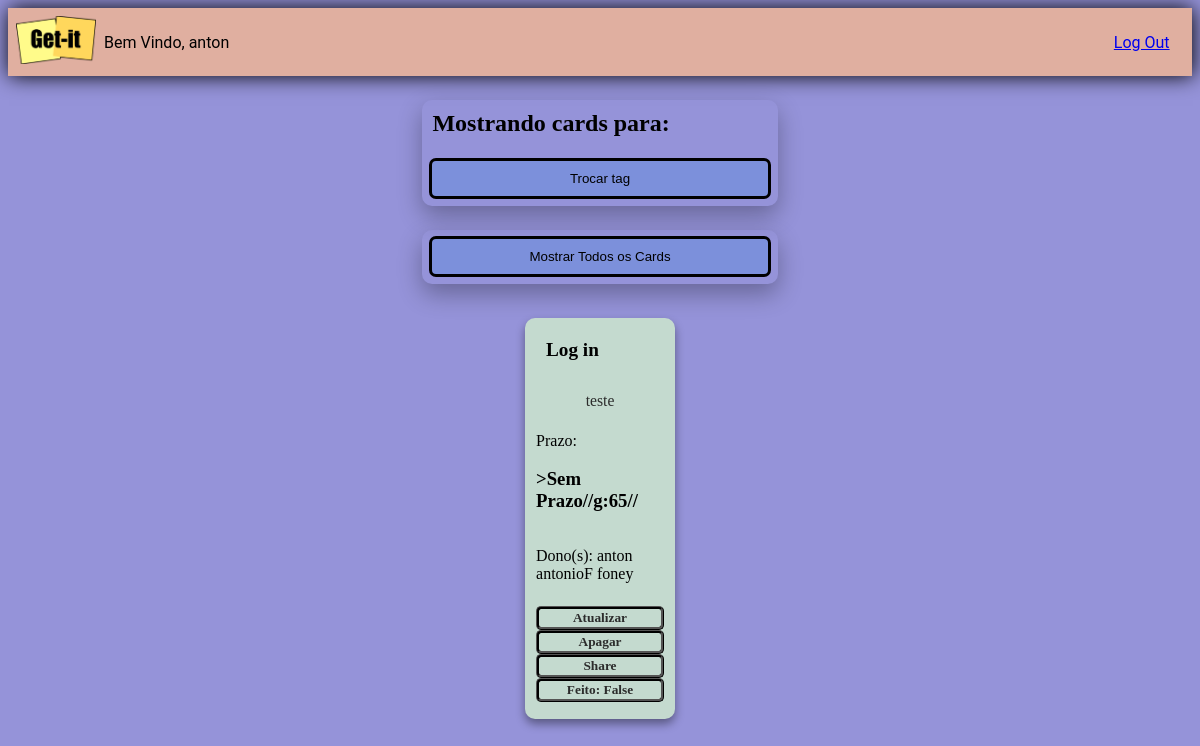
The app's page /final/ (signed in) with its own data.
### notes/models.py (models this page shows, shortened)
class Note(models.Model):
    id = models.AutoField(primary_key=True)
    title = models.CharField(max_length=200, default='')
    content = models.TextField(default='')
    tag = models.CharField(max_length=50, default='')
    prazo = models.CharField(max_length=15, default='Sem Prazo')
    feito = models.BooleanField(default=False)
    users = models.ManyToManyField(User,related_name = 'dono')

### notes/views.py (the view)
# urls.py: path('final/', views.back_final, name='final'),
def back_final(request):
    user = request.user.username
    User = get_user_model()
    print("33333333333333333333333333333333")
    if request.method == 'POST':
        tag = request.POST.get('tag')
        return redirect('final', tag = tag)
    else:
        all_notes = Note.objects.filter(users = User.objects.get(username = user))
        return render(request, 'notes/final.html', {'notes': all_notes})

### notes/templates/notes/final.html (shortened to what this page needs)
{% extends "notes/base.html" %}
{% load static %}
{% block content %}
<div class="appbar">
  <a href="{% url 'index' %}"><img class="logo" src="{% static 'notes/img/logo-getit.png' %}" /></a>
<div class = 'teste'><p class="subtitle">Bem Vindo, {{ user.username }} </p>
  <p class="subtitle"><a href="{% url 'login' %}">Log Out</a></p>
</div>
</div>
<form action='/tags/' method="post" class="form-card2">
  <h1 class="item_lista">Mostrando cards para: {{ tagg }}</h1>
    <button class="btn" type="submit">Trocar tag</button>
</form>
<form action='/retorno/' method="post" class="form-card2">
    <button class="btn" type="submit">Mostrar Todos os Cards</button>
</form>
<div class="card-container">
  {% for note in notes %}
  <div class="card" id="card{{ note.id }}" >
    <form class="from" method="post">
    <h3 class="card-title" id="tx1{{ note.id }}" onclick="func1('tx1{{ note.id }}','inp1{{ note.id }}','card{{ note.id }}')" >{{ note.title }}</h3>
    <div class="card-content">
      <p id="tx2{{ note.id }}" onclick="func2('tx2{{ note.id }}','inp2{{ note.id }}','card{{ note.id }}')">{{ note.content }}</p>
    </div>
    Prazo:<h3 class='card-date' id="tx3{{ note.id }}" onclick="func1('tx3{{ note.id }}','inp3{{ note.id }}','card{{ note.id }}')">{{note.prazo}}</h3>
    <p class="card-contentdzb"> Dono(s): {%for nome in note.users.all%} {{ nome }} {% endfor %} </p>
    <div class="div_botao">
      <button class="botao1" type="submit" name="atualizar" value="{{ note.id }}" id="update">Atualizar</button>
      <button class="botao1" type="submit" name= "apagar" value="{{ note.id }}">Apagar</button>
      <button class="botao1" type="button" name= "share" value="{{ note.id }}" onclick="func3('{{ note.id }}')" >Share</button>
      <button class="botao1 botao_mudar" type="submit" name= "status" value="{{ note.id }}"> Feito: {{note.feito}}</button>
    </div>
      </form>
  </div>
  {% endfor %}
</div>
{% endblock %}

### notes/static/notes/csss/getit.css (style rules this page uses)
::placeholder { color: black; opacity: 1; }
body { background-color: #9593d9; }
.teste { display: flex; width: 90%; justify-content: space-between; }
.item_lista { font-size: 1.5em; margin: 10px 10px 15px 10px; font-family: 'Permanent Marker', cursive; }
.appbar { left: 5%; top: 10%; width: 100%; height: 100%; display: flex; align-items: center; box-shadow: 1px 0px 20px black; background-color: #e0afa0; }
.logo { margin: 0.5rem; width: 5rem; height: 3rem; }
html, body { font-family: "Roboto", sans-serif; }
.form-card2 { box-shadow: 0 10px 24px 0 rgba(0, 0, 0, 0.3); justify-content:space-between; display: flex; flex-direction:column; width: 30%; margin: 2% auto; border-radius: 10px; }
.card-container { align-content:flex-start; justify-content:space-evenly; margin: 1%; display: flex; flex-wrap:wrap; margin-left: 5%; margin-right: 5%; }
.from { height: 100%; display: flex; justify-content: space-between; flex-direction:column; }
.card { padding: 1%; font-family: 'Permanent Marker', cursive; width:12%; margin-top: 5%; border-radius: 10px; margin: 1% auto; display: flex; flex-direction:column; box-shadow: 0 5px 10px 0 rgba(0, 0, 0, 0.4); justify-content: space-between; }
.card-title { font-weight: bold; font-size: 1.2em; margin: 10px 10px 15px 10px; }
.card-content { font-display: inline-block; font-size: 0.98em; font-weight:normal; color: #2c2c2c; text-align:left; align-self: center; margin: auto; margin-left: 4%; margin-right: 4%; padding-bottom: 5%; }
.botao1 { border-radius: 5px; width: 100%; color: #2c2c2c; font-weight: bold; font-family: 'Permanent Marker', cursive; background-color: transparent; border: black; border-style: ridge; }
.div_botao { display: flex; margin-top: 5%; margin-bottom: 5% ; flex-wrap: wrap; }
.card-color-5 { background:#C4DACF; }
.btn { margin: 0.5em; position: relative; display: block; padding: 10px; overflow: hidden; border-width: 0; outline: none; border-radius: 7px; background-color: #7C90DB; border: black; border-style: solid; transition: background-color 0.3s; }
.btn:before { content: ""; position: absolute; top: 50%; left: 50%; display: block; width: 0; padding-top: 0; border-radius: 100%; background-color: rgba(236, 240, 241, 0.3); -webkit-transform: translate(-50%, -50%); -moz-transform: translate(-50%, -50%); -ms-transform: translate(-50%, -50%); -o-transform: translate(-50%, -50%); transform: translate(-50%, -50%); }

### records on screen
Note: title "Log in", content "teste", {{ note.id }} 16 (drawn), feito "False"

### other values on screen
{{ user.username }} "anton"
{{ nome }} "anton"
{{ nome }} "antonioF"
{{ nome }} "foney"
